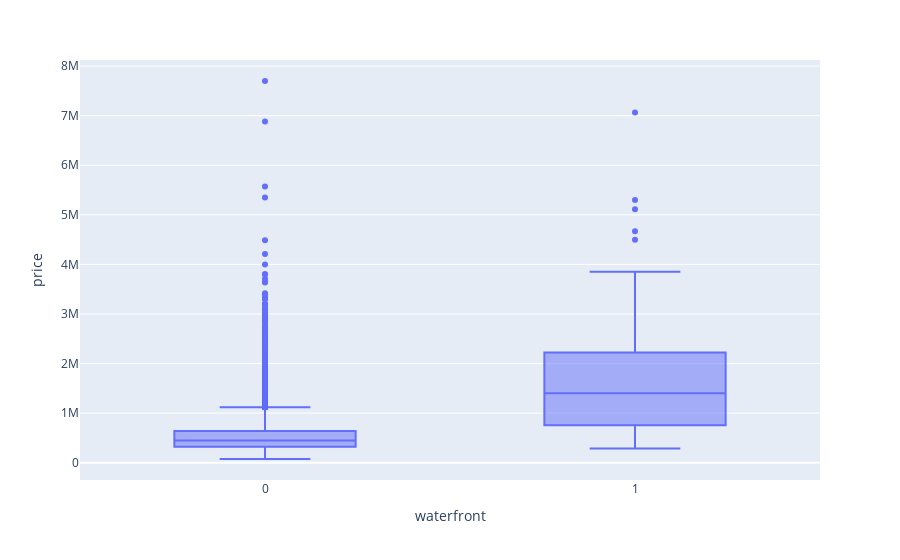

The notebook cell saved with this chart:
### Markdown cell above
## 3. Exploring the data

### Code cell
# let's see if the price behaves on either a house with or without waterfront
fig = px.box(df, x= 'waterfront', y= 'price')
fig.show()

# you'll find the image in the images folder as "1_waterfront_boxplot"

### Figure 1 — Plotly figure (JSON) as saved in the notebook; plotly's stock layout.template omitted (floating-point values rounded to 4 significant figures; data arrays with more than 128 entries replaced by an {"elided": "..."} marker saying what was removed)
{"data": [{"alignmentgroup": "True", "hovertemplate": "waterfront=%{x}<br>price=%{y}<extra></extra>", "legendgroup": "", "marker": {"color": "#636efa"}, "name": "", "notched": false, "offsetgroup": "", "orientation": "v", "showlegend": false, "type": "box", "x": {"elided": "21613 int values"}, "x0": " ", "xaxis": "x", "y": {"elided": "21613 int values"}, "y0": " ", "yaxis": "y"}], "layout": {"boxmode": "group", "legend": {"tracegroupgap": 0}, "margin": {"t": 60}, "xaxis": {"anchor": "y", "domain": [0, 1], "title": {"text": "waterfront"}}, "yaxis": {"anchor": "x", "domain": [0, 1], "title": {"text": "price"}}}}
